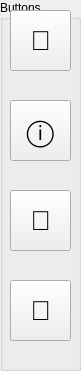
   <widget class="QGroupBox" name="groupBox">
    <property name="geometry">
     <rect>
      <x>0</x>
      <y>10</y>
      <width>81</width>
      <height>371</height>
     </rect>
    </property>
    <property name="title">
     <string>Buttons</string>
    </property>
    <widget class="QPushButton" name="doNothing">
     <property name="geometry">
      <rect>
       <x>10</x>
       <y>10</y>
       <width>61</width>
       <height>61</height>
      </rect>
     </property>
     <property name="font">
      <font>
       <pointsize>20</pointsize>
      </font>
     </property>
     <property name="text">
      <string>👤</string>
     </property>
    </widget>
    <widget class="QPushButton" name="toInfo">
     <property name="geometry">
      <rect>
       <x>10</x>
       <y>100</y>
       <width>61</width>
       <height>61</height>
      </rect>
     </property>
     <property name="font">
      <font>
       <pointsize>20</pointsize>
      </font>
     </property>
     <property name="text">
      <string>ⓘ</string>
     </property>
    </widget>
    <widget class="QPushButton" name="toNotes">
     <property name="geometry">
      <rect>
       <x>10</x>
       <y>190</y>
       <width>61</width>
       <height>61</height>
      </rect>
     </property>
     <property name="font">
      <font>
       <pointsize>20</pointsize>
      </font>
     </property>
     <property name="text">
      <string>📖</string>
     </property>
    </widget>
    <widget class="QPushButton" name="toSaves">
     <property name="geometry">
      <rect>
       <x>10</x>
       <y>280</y>
       <width>61</width>
       <height>61</height>
      </rect>
     </property>
     <property name="font">
      <font>
       <pointsize>20</pointsize>
      </font>
     </property>
     <property name="text">
      <string>💾</string>
     </property>
    </widget>
   </widget>
